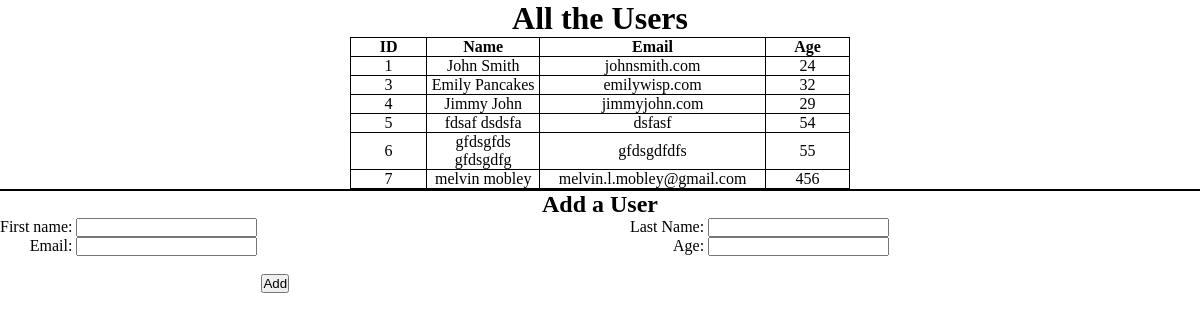
The page / on the database its author committed.
### bigserverapp/models.py (models this page shows)
class User(models.Model):
	first_name = models.CharField(max_length=255)
	last_name = models.CharField(max_length=255)
	email_address = models.CharField(max_length=255)
	age = models.IntegerField()
	created_at = models.DateTimeField(auto_now_add=True)
	updated_at = models.DateTimeField(auto_now=True)

### bigserverapp/views.py (the view)
# urls.py: path('', views.index),
def index(request):
    print(User.objects.all())
    context = {
        "allUsers": User.objects.all()
    }
    return render(request,"index.html", context)

### bigserverapp/templates/index.html (shortened to what this page needs)
<!DOCTYPE html>
<html lang="en">
<head>
    {% load static %}
    <link rel="stylesheet" href="{% static 'css/style.css' %}">
</head>
<body>
    <h1>All the Users</h1>
    <div class="usertable">
    <table>
        <tr>
            <th>ID</th>
            <th>Name</th>
            <th>Email</th>
            <th>Age</th>
        </tr>
        {% for User in allUsers %}
        <tr>
            <td>{{User.id}}</td>
            <td>{{User.first_name}}  {{User.last_name}}</td>
            <td>{{User.email_address}}</td>
            <td>{{User.age}}</td>
        </tr>
        {% endfor %}
    </table>
    </div>
    <h2>Add a User</h2>
            <form action="/createUser" method="post">
                <div class="textstuff">
                <label for="fname">First name:</label>
                <input type="text" id="" name="fname" value=""><br>
                <label for="email">Email:</label>
                <input type="text" id="" name="email" value=""><br><br>
                </div>
                <div class="textstuff">
                <label for="lname">Last Name:</label>
                <input type="text" id="" name="lname" value=""><br>
                <label for="ageFromForm">Age:</label>
                <input type="number" id="" name="ageFromForm" value=""><br><br>
                <input type="submit" value="Add" class="submit">
                </div>
        </form>
</body>
</html>

### bigserverapp/static/css/style.css (style rules this page uses)
* { padding: 0; margin: 0; }
h1 { text-align: center; }
h2 { text-align: center; border-top: 2px solid black; }
table, th, tr, td { border: 1px solid black; border-collapse: collapse; text-align: center; width: 500px; }
.textstuff { display: inline-block; vertical-align: top; text-align: right; }
.usertable { display: flex; justify-content: center; }
.submit { text-align: center; margin-right: 600px; }

### rows shown on the page
User: id "1", first_name "John", last_name "Smith", email_address "johnsmith.com", age "24"
User: id "3", first_name "Emily", last_name "Pancakes", email_address "emilywisp.com", age "32"
User: id "4", first_name "Jimmy", last_name "John", email_address "jimmyjohn.com", age "29"
User: id "5", first_name "fdsaf", last_name "dsdsfa", email_address "dsfasf", age "54"
User: id "6", first_name "gfdsgfds", last_name "gfdsgdfg", email_address "gfdsgdfdfs", age "55"
User: id "7", first_name "melvin", last_name "mobley", email_address "melvin.l.mobley@gmail.com", age "456"
